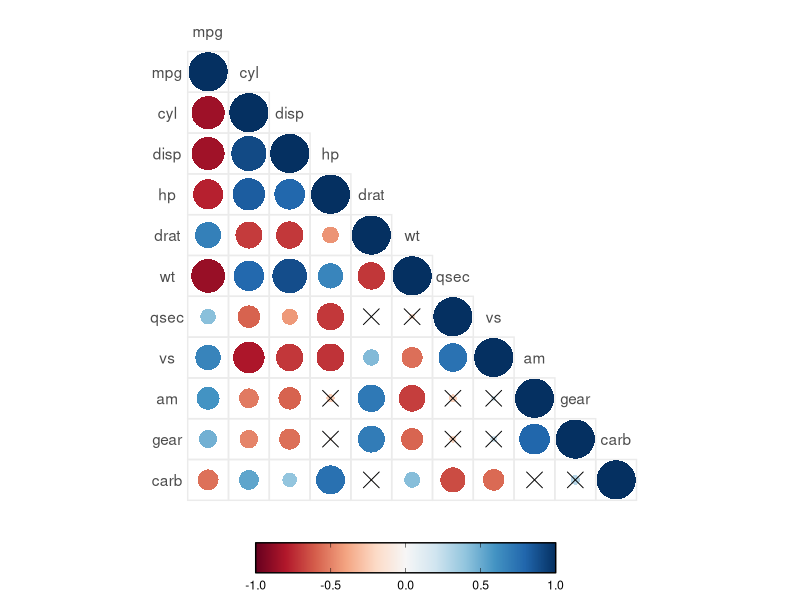

Write R code to recreate this figure.
rm(list = ls())

#' Compute the matrix of correlation p-values
#'
#' @param x numeric matrix or data frame
#' @param ... other arguments to be passed to the function cor.test.
#' @export
cor.mtest <- function(x, ...) {
  mat <- as.matrix(x)
  n <- ncol(mat)
  p.mat <- matrix(NA, n, n)
  diag(p.mat) <- 0

  for (i in 1:(n - 1)) {
    for (j in (i + 1):n) {
      tmp <- stats::cor.test(mat[, i], mat[, j], ...)
      p.mat[i, j] <- p.mat[j, i] <- tmp$p.value
    }
  }
  
  colnames(p.mat) <- rownames(p.mat) <- colnames(mat)
  p.mat
}

ggcorrplot <- function(corr, method = c("circle", "square", "ellipse", "number"), 
                       type = c("full", "lower", "upper"), p.mat = NULL, 
                       sig.level = 0.05, number.digits = 2, 
                       insig = c("pch", "blank"), pch = 4, pch.cex = 5) {
  method <- match.arg(method)
  type <- match.arg(type)
  insig <- match.arg(insig)
  
  vars <- colnames(corr)
  # number of variables
  nvars <- length(vars)
  
  if (type == "lower") {
    corr[upper.tri(corr)] <- NA
    p.mat[upper.tri(p.mat)] <- NA
  } else if(type == "upper") {
    corr[lower.tri(corr)] <- NA
    p.mat[lower.tri(p.mat)] <- NA
  }
  
  require(dplyr)
  
  p.mat <- reshape2::melt(p.mat, na.rm = TRUE) %>% 
    mutate(rid = as.integer(as.factor(Var1)), 
           cid = as.integer(as.factor(Var2)))
  corr <- reshape2::melt(corr, na.rm = TRUE) %>% 
    dplyr::rename(rho = value) %>% 
    mutate(pval = p.mat$value) %>% 
    mutate(signif = as.numeric(pval <= sig.level)) %>% 
    mutate(abs.rho = abs(rho)) %>% 
    mutate(num.label = ifelse(rho == 1, rho, format(round(rho, digits = number.digits), 
                                                    nsmall = number.digits))) %>% 
    mutate(rid = as.integer(as.factor(Var1)), 
           cid = as.integer(as.factor(Var2)))
  # insignificant p value matrix
  p.mat <- p.mat %>% 
    filter(value > sig.level)
  
  if (insig == "blank") {
    corr <- corr %>% 
      mutate(rho = rho * signif)
  }
  
  # default palette of corrplot
  library(RColorBrewer)
  col2 <- colorRampPalette(brewer.pal(n = 11, name = "RdBu"))
  # customize your own palette
  colorRampPalette(c("red", "white", "blue"))(200)
  
  library(ggplot2)
  library(ggforce)
  library(plyr)
  
  p <- ggplot(data = corr) + 
    geom_rect(mapping = aes(xmin = cid - 0.5, xmax = cid + 0.5, 
                            ymin = rid - 0.5, ymax = rid + 0.5), 
              color = "grey92", fill = NA) + 
    coord_fixed() + 
    scale_y_reverse() + 
    theme_bw() + 
    theme(legend.margin = margin(0, unit='cm'), 
          axis.text.x = element_blank(), 
          axis.text.y = element_blank(), 
          axis.title = element_blank(), 
          axis.ticks = element_blank(), 
          panel.border = element_blank(), 
          panel.grid.major = element_blank(), 
          panel.grid.minor = element_blank())
  
  if (method == "ellipse") {
    ellipse.xy <- function(rho, length = 99) {
      theta <- seq(0, 2 * pi, length = length)
      if (rho == 1) rho <- rho - 1e-4
      d <- acos(rho)
      x <- cos(theta + d / 2) / 2
      y <- cos(theta - d / 2) / 2
      as.data.frame(cbind(x, y))
    }
    
    ellipse.dat <- ddply(corr, .(Var1, Var2), function(df) {
      res <- ellipse.xy(df$rho) %>% 
        mutate(rid = df$rid, cid = df$cid, rho =  df$rho) %>% 
        mutate(x1 = 0.9 * x + cid, y1 = 0.9 * y + rid, 
               group = paste(rid, cid, sep = "-"))
    })
    
    p <- p + 
      geom_polygon(data = ellipse.dat, mapping = aes(x = x1, y = y1, fill = rho, group = group), 
                   color = NA)
  } else if (method == "circle") {
    p <- p + 
      geom_circle(mapping = aes(x0 = cid, y0 = rid, r = abs.rho/2 - 0.02, fill = rho), 
                  color = NA)
  } else if (method == "square") {
    p <- p + 
      geom_rect(mapping = aes(xmin = cid - 0.5*(abs.rho - 0.04), 
                              xmax = cid + 0.5*(abs.rho - 0.04), 
                              ymin = rid - 0.5*(abs.rho - 0.04), 
                              ymax = rid + 0.5*(abs.rho - 0.04), 
                              fill = rho))
  } else if (method == "number") {
    p <- p + 
      geom_text(mapping = aes(x = cid, y = rid, colour = rho), 
                label = corr$num.label, alpha = corr$abs.rho)
  }
  
  # indicate insigificant p value with point character
  if (insig == "pch") {
    p <- p + geom_point(data = p.mat, mapping = aes(x = cid, y = rid), 
                        shape = pch, size = pch.cex)
  }
  
  if (type %in% c("full", "upper")) {
    if (method %in% c("ellipse", "circle", "square")) {
      p <- p + scale_fill_gradientn(colours = col2(200), limits = c(-1, 1),
                                    guide = guide_colorbar(
                                      title = "",
                                      nbin = 1000,
                                      ticks.colour = "black",
                                      frame.colour = "black",
                                      barwidth = 1.5,
                                      barheight = 15))
    } else {
      p <- p + scale_colour_gradientn(colours = col2(200), limits = c(-1, 1), 
                                      guide = guide_colorbar(
                                        title = "", 
                                        nbin = 1000, 
                                        ticks.colour = "black",
                                        frame.colour = "black",
                                        barwidth = 1.5, 
                                        barheight = 15))
    }
  } else if (type %in% c("lower")) {
    if (method %in% c("ellipse", "circle", "square")) {
      p <- p + scale_fill_gradientn(colours = col2(200), limits = c(-1, 1),
                                    guide = guide_colorbar(
                                      direction = "horizontal", 
                                      title = "",
                                      nbin = 1000,
                                      ticks.colour = "black",
                                      frame.colour = "black",
                                      barwidth = 15,
                                      barheight = 1.5))
    } else {
      p <- p + scale_colour_gradientn(colours = col2(200), limits = c(-1, 1), 
                                      guide = guide_colorbar(
                                        direction = "horizontal", 
                                        title = "", 
                                        nbin = 1000, 
                                        ticks.colour = "black",
                                        frame.colour = "black",
                                        barwidth = 15, 
                                        barheight = 1.5))
    }
    p <- p + theme(legend.position = "bottom")
  }
  
  # variable labels
  if (type == "full") {
    x.vars <- data.frame(x = 1:nvars, y = 0)
    y.vars <- data.frame(x = 0, y = 1:nvars)
    p <- p + 
      geom_text(data = x.vars, mapping = aes(x, y), label = vars, colour = "grey30") + 
      geom_text(data = y.vars, mapping = aes(x, y), label = vars, colour = "grey30")
  } else if (type == "lower") {
    y.vars <- data.frame(x = 0, y = 1:nvars)
    diag.vars <- data.frame(x = 1:nvars, y = (1:nvars) - 1)
    p <- p + 
      geom_text(data = y.vars, mapping = aes(x, y), label = vars, colour = "grey30") + 
      geom_text(data = diag.vars, mapping = aes(x, y), label = vars, colour = "grey30")
  } else if (type == "upper") {
    x.vars <- data.frame(x = 1:nvars, y = 0)
    diag.vars <- data.frame(x = (1:nvars) - 1, y = 1:nvars)
    p <- p + 
      geom_text(data = x.vars, mapping = aes(x, y), label = vars, colour = "grey30") + 
      geom_text(data = diag.vars, mapping = aes(x, y), label = vars, colour = "grey30")
  }
  
  return(p)
}

x <- mtcars

corr <- cor(x)
p.mat <- cor.mtest(mtcars, conf.level = 0.95)

p <- ggcorrplot(corr = corr, p.mat = p.mat, type = "lower")
p